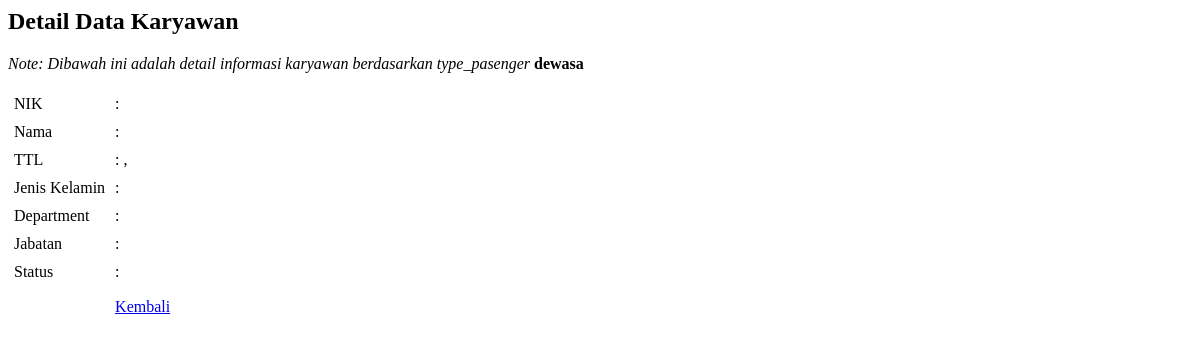
The page /mull_add_new_field_js/load_data.php?type_pasenger=dewasa on the database as committed earlier.
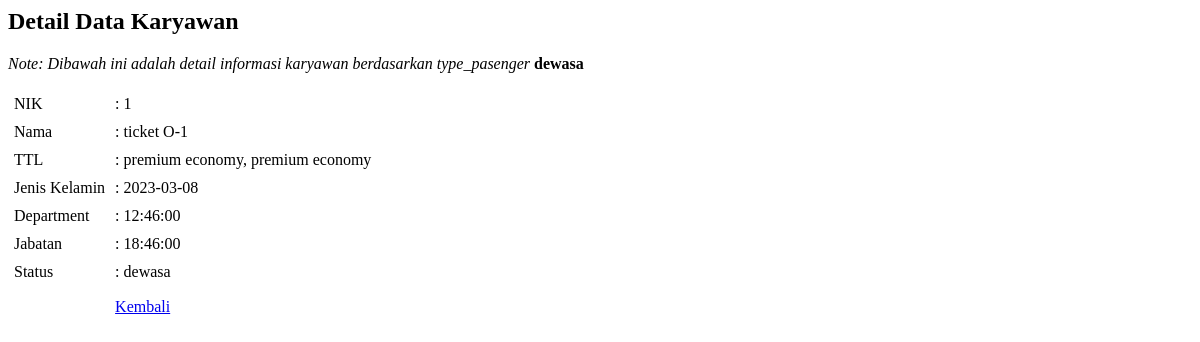
The same page on the database as committed later.
### tables this page shows
CREATE TABLE `ticket` (
  `id_ticket` text DEFAULT NULL,
  `name` varchar(100) DEFAULT NULL,
  `harga` text DEFAULT NULL,
  `kelas_penerbangan` enum('economy','premium economy','vip','vvip') DEFAULT NULL,
  `tanggal_pergi` date DEFAULT NULL,
  `waktu_keberangkatan` time DEFAULT NULL,
  `waktu_tiba` time NOT NULL,
  `type_pasenger` enum('dewasa','remaja','anak_anak') DEFAULT NULL,
  `dari` enum('jakarta','bandung','aceh') NOT NULL,
  `menuju` enum('bali','buol','sulut','kalut','jepang','australia','new zealand') NOT NULL,
  `stock` int(11) NOT NULL
);

### mull_add_new_field_js/load_data.php (the view, shortened to what this page needs)
<?php
    if(isset($_GET['type_pasenger'])){
        $type_pasenger=$_GET['type_pasenger'];
    }
    else {
        die ("Error. No ID Selected!");
    }
    $konek=mysqli_connect("localhost", "root", "", "travego_");
    $query    =mysqli_query($konek, "SELECT * FROM ticket WHERE type_pasenger='$type_pasenger'");
    $result    =mysqli_fetch_array($query);
?>
<html>
<head>
</head>
<body>
    <h2>Detail Data Karyawan</h2>
    <p><i>Note: Dibawah ini adalah detail informasi karyawan berdasarkan type_pasenger</i> <b><?php echo $type_pasenger?></b></p>
    <table border="0" cellpadding="4">
        <tr>
            <td size="90">NIK</td>
            <td>: <?php echo $result['id_ticket']?></td>
        </tr>
        <tr>
            <td>Nama</td>
            <td>: <?php echo $result['name']?></td>
        </tr>
        <tr>
            <td>TTL</td>
            <td>: <?php echo $result['kelas_penerbangan']?>, <?php echo $result['kelas_penerbangan']?></td>
        </tr>
        <tr>
            <td>Jenis Kelamin</td>
            <td>: <?php echo $result['tanggal_pergi']?></td>
        </tr>
        <tr>
            <td>Department</td>
            <td>: <?php echo $result['waktu_keberangkatan']?></td>
        </tr>
        <tr>
            <td>Jabatan</td>
            <td>: <?php echo $result['waktu_tiba']?></td>
        </tr>
        <tr>
            <td>Status</td>
            <td>: <?php echo $result['type_pasenger']?></td>
        </tr>
        <tr height="40">
            <td></td>
            <td>   <a href="mesubuta.php">Kembali</a></td>
        </tr>
    </table>
</body>
</html>

Rows that differ between the two databases and show on the page:
added ticket: id_ticket "1", name "ticket O-1", kelas_penerbangan "premium economy", tanggal_pergi "2023-03-08", waktu_keberangkatan "12:46:00", waktu_tiba "18:46:00", type_pasenger "dewasa"
